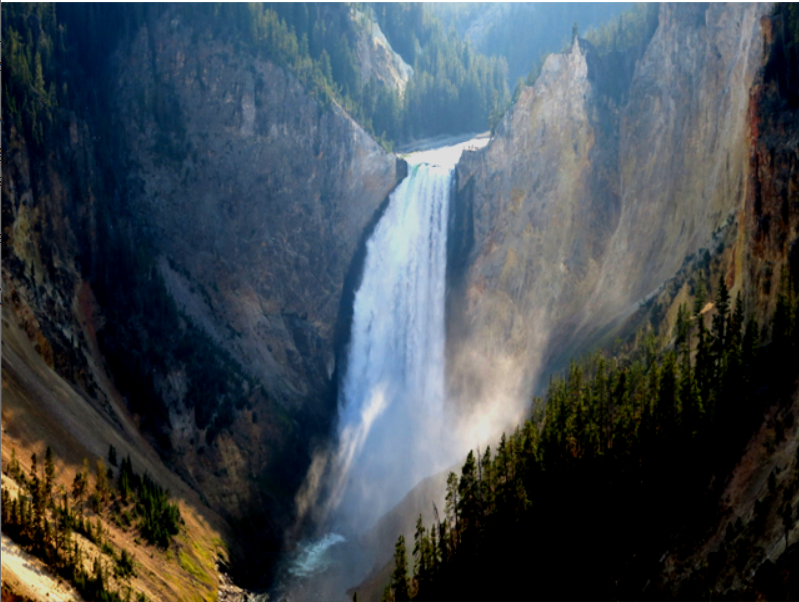
#> input picture ImageEnage/Analysis/imagePlus/newImage/waterfall[22].jpg, 799 x 602 px, found by its file name
$ python VisibilityIndexTest.py
#> lines starting #> are read from the running program, lines starting #| are printed output that depends on the picture
import numpy as np
from PIL import Image
from scipy.ndimage import sobel
from scipy.ndimage.filters import gaussian_filter

def calculate_visibility(image_path, sigma):
    # 读取图像
#> called with sigma = 1.25
    image = Image.open(image_path)
#> image is the input picture: PIL image 799x602 RGBA; mean R, G, B, A 66.2, 74.8, 80.9, 255

    # 将图像转换为灰度图
    image_gray = image.convert('L')
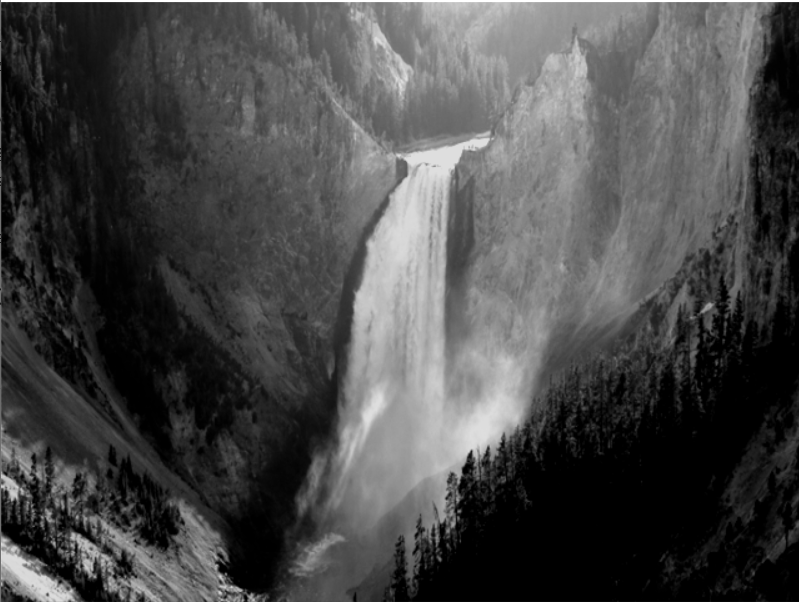
#> image_gray: PIL image 799x602 L; min 0, max 255, mean 73

    # 将灰度图转换为NumPy数组
    image_array = np.array(image_gray)

    # 计算图像的梯度
    gradient = sobel(image_array)
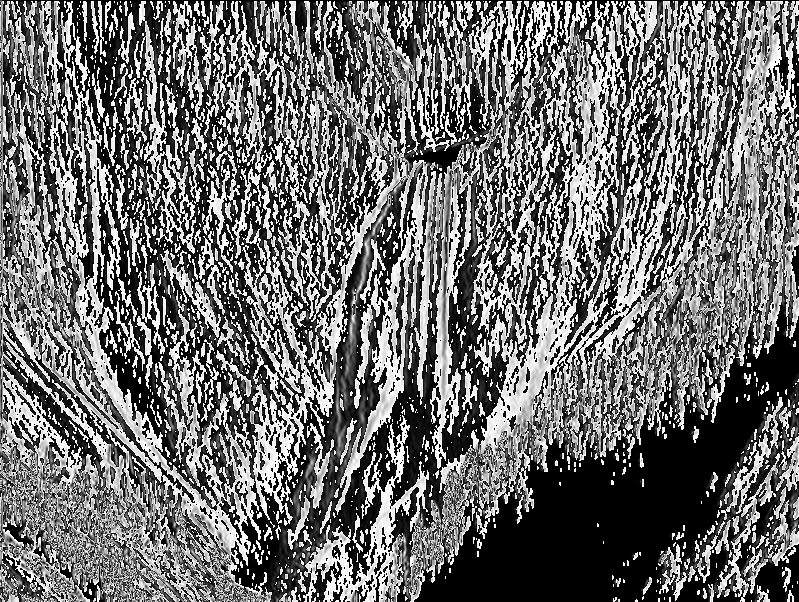
#> gradient: shape (602, 799); min 0, max 255, mean 110

    # 应用高斯滤波
    smoothed_gradient = gaussian_filter(gradient, sigma)
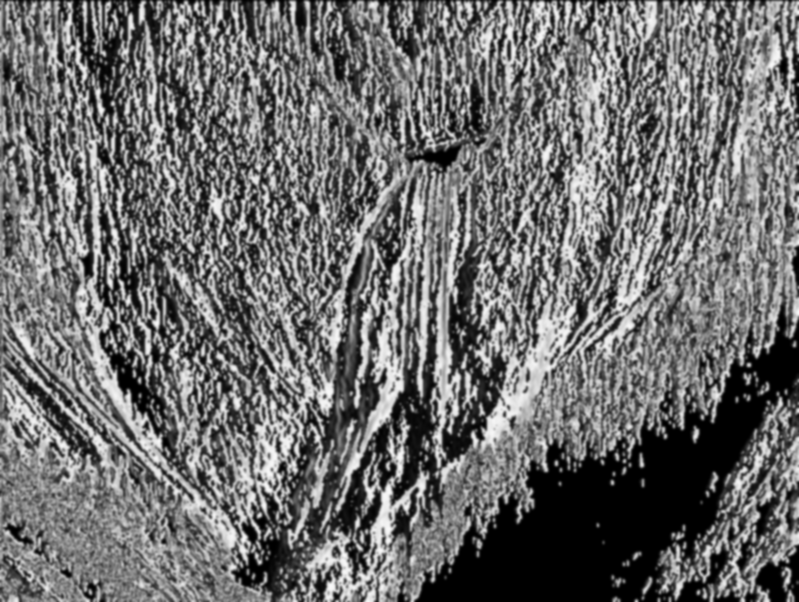
#> smoothed_gradient: shape (602, 799); min 0, max 249, mean 109.1

    # 计算可见度评价指标
    visibility = 1 - (1 / np.sum(smoothed_gradient)) * np.sum(np.exp(-gradient**2 / (2 * sigma**2)))
#> visibility = -1.43e+32

    return visibility

imagePath="../resultImages/waterwall/waterfall[22].jpg"
result=calculate_visibility(imagePath,1.25)
#> result = -1.43e+32
print(result)
#| -1.434493031275114e+32
